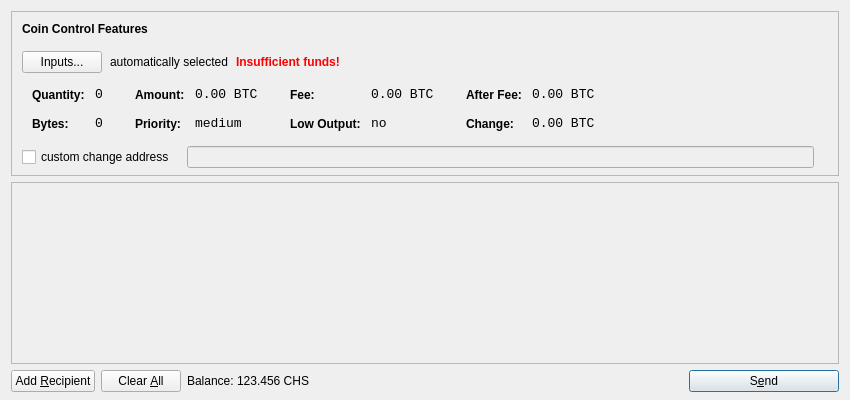
<?xml version="1.0" encoding="UTF-8"?>
<ui version="4.0">
 <class>SendCoinsDialog</class>
 <widget class="QDialog" name="SendCoinsDialog">
  <property name="geometry">
   <rect>
    <x>0</x>
    <y>0</y>
    <width>850</width>
    <height>400</height>
   </rect>
  </property>
  <property name="windowTitle">
   <string>Send Coins</string>
  </property>
  <layout class="QVBoxLayout" name="verticalLayout" stretch="0,1,0">
   <property name="bottomMargin">
    <number>8</number>
   </property>
   <item>
    <widget class="QFrame" name="frameCoinControl">
     <property name="sizePolicy">
      <sizepolicy hsizetype="Expanding" vsizetype="Expanding">
       <horstretch>0</horstretch>
       <verstretch>0</verstretch>
      </sizepolicy>
     </property>
     <property name="maximumSize">
      <size>
       <width>16777215</width>
       <height>16777215</height>
      </size>
     </property>
     <property name="frameShape">
      <enum>QFrame::StyledPanel</enum>
     </property>
     <property name="frameShadow">
      <enum>QFrame::Sunken</enum>
     </property>
     <layout class="QVBoxLayout" name="verticalLayoutCoinControl2">
      <property name="spacing">
       <number>-1</number>
      </property>
      <property name="leftMargin">
       <number>0</number>
      </property>
      <property name="topMargin">
       <number>0</number>
      </property>
      <property name="rightMargin">
       <number>0</number>
      </property>
      <property name="bottomMargin">
       <number>6</number>
      </property>
      <item>
       <layout class="QVBoxLayout" name="verticalLayoutCoinControl" stretch="0,0,0,0,1">
        <property name="spacing">
         <number>0</number>
        </property>
        <property name="leftMargin">
         <number>10</number>
        </property>
        <property name="topMargin">
         <number>10</number>
        </property>
        <item>
         <layout class="QHBoxLayout" name="horizontalLayoutCoinControl1">
          <property name="bottomMargin">
           <number>15</number>
          </property>
          <item>
           <widget class="QLabel" name="labelCoinControlFeatures">
            <property name="sizePolicy">
             <sizepolicy hsizetype="Preferred" vsizetype="Maximum">
              <horstretch>0</horstretch>
              <verstretch>0</verstretch>
             </sizepolicy>
            </property>
            <property name="font">
             <font>
              <weight>75</weight>
              <bold>true</bold>
             </font>
            </property>
            <property name="styleSheet">
             <string notr="true">font-weight:bold;</string>
            </property>
            <property name="text">
             <string>Coin Control Features</string>
            </property>
           </widget>
          </item>
         </layout>
        </item>
        <item>
         <layout class="QHBoxLayout" name="horizontalLayoutCoinControl2" stretch="0,0,0,0">
          <property name="spacing">
           <number>8</number>
          </property>
          <property name="bottomMargin">
           <number>10</number>
          </property>
          <item>
           <widget class="QPushButton" name="pushButtonCoinControl">
            <property name="styleSheet">
             <string notr="true"/>
            </property>
            <property name="text">
             <string>Inputs...</string>
            </property>
           </widget>
          </item>
          <item>
           <widget class="QLabel" name="labelCoinControlAutomaticallySelected">
            <property name="text">
             <string>automatically selected</string>
            </property>
            <property name="margin">
             <number>5</number>
            </property>
           </widget>
          </item>
          <item>
           <widget class="QLabel" name="labelCoinControlInsuffFunds">
            <property name="font">
             <font>
              <weight>75</weight>
              <bold>true</bold>
             </font>
            </property>
            <property name="styleSheet">
             <string notr="true">color:red;font-weight:bold;</string>
            </property>
            <property name="text">
             <string>Insufficient funds!</string>
            </property>
            <property name="margin">
             <number>5</number>
            </property>
           </widget>
          </item>
          <item>
           <spacer name="horizontalSpacerCoinControl">
            <property name="orientation">
             <enum>Qt::Horizontal</enum>
            </property>
            <property name="sizeHint" stdset="0">
             <size>
              <width>40</width>
              <height>1</height>
             </size>
            </property>
           </spacer>
          </item>
         </layout>
        </item>
        <item>
         <widget class="QWidget" name="widgetCoinControl" native="true">
          <property name="sizePolicy">
           <sizepolicy hsizetype="Preferred" vsizetype="Preferred">
            <horstretch>0</horstretch>
            <verstretch>0</verstretch>
           </sizepolicy>
          </property>
          <property name="minimumSize">
           <size>
            <width>0</width>
            <height>0</height>
           </size>
          </property>
          <property name="styleSheet">
           <string notr="true"/>
          </property>
          <layout class="QHBoxLayout" name="horizontalLayoutCoinControl5">
           <property name="margin">
            <number>0</number>
           </property>
           <item>
            <layout class="QHBoxLayout" name="horizontalLayoutCoinControl3" stretch="0,0,0,1">
             <property name="spacing">
              <number>20</number>
             </property>
             <property name="topMargin">
              <number>0</number>
             </property>
             <property name="bottomMargin">
              <number>10</number>
             </property>
             <item>
              <layout class="QFormLayout" name="formLayoutCoinControl1">
               <property name="horizontalSpacing">
                <number>10</number>
               </property>
               <property name="verticalSpacing">
                <number>14</number>
               </property>
               <property name="leftMargin">
                <number>10</number>
               </property>
               <property name="topMargin">
                <number>4</number>
               </property>
               <property name="rightMargin">
                <number>6</number>
               </property>
               <item row="0" column="0">
                <widget class="QLabel" name="labelCoinControlQuantityText">
                 <property name="styleSheet">
                  <string notr="true">font-weight:bold;</string>
                 </property>
                 <property name="text">
                  <string>Quantity:</string>
                 </property>
                 <property name="margin">
                  <number>0</number>
                 </property>
                </widget>
               </item>
               <item row="0" column="1">
                <widget class="QLabel" name="labelCoinControlQuantity">
                 <property name="font">
                  <font>
                   <family>Monospace</family>
                   <pointsize>10</pointsize>
                  </font>
                 </property>
                 <property name="cursor">
                  <cursorShape>IBeamCursor</cursorShape>
                 </property>
                 <property name="contextMenuPolicy">
                  <enum>Qt::ActionsContextMenu</enum>
                 </property>
                 <property name="text">
                  <string notr="true">0</string>
                 </property>
                 <property name="margin">
                  <number>0</number>
                 </property>
                 <property name="textInteractionFlags">
                  <set>Qt::LinksAccessibleByMouse|Qt::TextSelectableByKeyboard|Qt::TextSelectableByMouse</set>
                 </property>
                </widget>
               </item>
               <item row="1" column="0">
                <widget class="QLabel" name="labelCoinControlBytesText">
                 <property name="styleSheet">
                  <string notr="true">font-weight:bold;</string>
                 </property>
                 <property name="text">
                  <string>Bytes:</string>
                 </property>
                </widget>
               </item>
               <item row="1" column="1">
                <widget class="QLabel" name="labelCoinControlBytes">
                 <property name="font">
                  <font>
                   <family>Monospace</family>
                   <pointsize>10</pointsize>
                  </font>
                 </property>
                 <property name="cursor">
                  <cursorShape>IBeamCursor</cursorShape>
                 </property>
                 <property name="contextMenuPolicy">
                  <enum>Qt::ActionsContextMenu</enum>
                 </property>
                 <property name="text">
                  <string notr="true">0</string>
                 </property>
                 <property name="textInteractionFlags">
                  <set>Qt::LinksAccessibleByMouse|Qt::TextSelectableByKeyboard|Qt::TextSelectableByMouse</set>
                 </property>
                </widget>
               </item>
              </layout>
             </item>
             <item>
              <layout class="QFormLayout" name="formLayoutCoinControl2">
               <property name="horizontalSpacing">
                <number>10</number>
               </property>
               <property name="verticalSpacing">
                <number>14</number>
               </property>
               <property name="leftMargin">
                <number>6</number>
               </property>
               <property name="topMargin">
                <number>4</number>
               </property>
               <property name="rightMargin">
                <number>6</number>
               </property>
               <item row="0" column="0">
                <widget class="QLabel" name="labelCoinControlAmountText">
                 <property name="styleSheet">
                  <string notr="true">font-weight:bold;</string>
                 </property>
                 <property name="text">
                  <string>Amount:</string>
                 </property>
                 <property name="margin">
                  <number>0</number>
                 </property>
                </widget>
               </item>
               <item row="0" column="1">
                <widget class="QLabel" name="labelCoinControlAmount">
                 <property name="font">
                  <font>
                   <family>Monospace</family>
                   <pointsize>10</pointsize>
                  </font>
                 </property>
                 <property name="cursor">
                  <cursorShape>IBeamCursor</cursorShape>
                 </property>
                 <property name="contextMenuPolicy">
                  <enum>Qt::ActionsContextMenu</enum>
                 </property>
                 <property name="text">
                  <string notr="true">0.00 BTC</string>
                 </property>
                 <property name="textInteractionFlags">
                  <set>Qt::LinksAccessibleByMouse|Qt::TextSelectableByKeyboard|Qt::TextSelectableByMouse</set>
                 </property>
                </widget>
               </item>
               <item row="1" column="0">
                <widget class="QLabel" name="labelCoinControlPriorityText">
                 <property name="styleSheet">
                  <string notr="true">font-weight:bold;</string>
                 </property>
                 <property name="text">
                  <string>Priority:</string>
                 </property>
                </widget>
               </item>
               <item row="1" column="1">
                <widget class="QLabel" name="labelCoinControlPriority">
                 <property name="font">
                  <font>
                   <family>Monospace</family>
                   <pointsize>10</pointsize>
                  </font>
                 </property>
                 <property name="cursor">
                  <cursorShape>IBeamCursor</cursorShape>
                 </property>
                 <property name="contextMenuPolicy">
                  <enum>Qt::ActionsContextMenu</enum>
                 </property>
                 <property name="text">
                  <string>medium</string>
                 </property>
                 <property name="textInteractionFlags">
                  <set>Qt::LinksAccessibleByMouse|Qt::TextSelectableByKeyboard|Qt::TextSelectableByMouse</set>
                 </property>
                </widget>
               </item>
              </layout>
             </item>
             <item>
              <layout class="QFormLayout" name="formLayoutCoinControl3">
               <property name="horizontalSpacing">
                <number>10</number>
               </property>
               <property name="verticalSpacing">
                <number>14</number>
               </property>
               <property name="leftMargin">
                <number>6</number>
               </property>
               <property name="topMargin">
                <number>4</number>
               </property>
               <property name="rightMargin">
                <number>6</number>
               </property>
               <item row="0" column="0">
                <widget class="QLabel" name="labelCoinControlFeeText">
                 <property name="styleSheet">
                  <string notr="true">font-weight:bold;</string>
                 </property>
                 <property name="text">
                  <string>Fee:</string>
                 </property>
                 <property name="margin">
                  <number>0</number>
                 </property>
                </widget>
               </item>
               <item row="0" column="1">
                <widget class="QLabel" name="labelCoinControlFee">
                 <property name="font">
                  <font>
                   <family>Monospace</family>
                   <pointsize>10</pointsize>
                  </font>
                 </property>
                 <property name="cursor">
                  <cursorShape>IBeamCursor</cursorShape>
                 </property>
                 <property name="contextMenuPolicy">
                  <enum>Qt::ActionsContextMenu</enum>
                 </property>
                 <property name="text">
                  <string notr="true">0.00 BTC</string>
                 </property>
                 <property name="textInteractionFlags">
                  <set>Qt::LinksAccessibleByMouse|Qt::TextSelectableByKeyboard|Qt::TextSelectableByMouse</set>
                 </property>
                </widget>
               </item>
               <item row="1" column="0">
                <widget class="QLabel" name="labelCoinControlLowOutputText">
                 <property name="styleSheet">
                  <string notr="true">font-weight:bold;</string>
                 </property>
                 <property name="text">
                  <string>Low Output:</string>
                 </property>
                </widget>
               </item>
               <item row="1" column="1">
                <widget class="QLabel" name="labelCoinControlLowOutput">
                 <property name="font">
                  <font>
                   <family>Monospace</family>
                   <pointsize>10</pointsize>
                  </font>
                 </property>
                 <property name="cursor">
                  <cursorShape>IBeamCursor</cursorShape>
                 </property>
                 <property name="contextMenuPolicy">
                  <enum>Qt::ActionsContextMenu</enum>
                 </property>
                 <property name="text">
                  <string>no</string>
                 </property>
                 <property name="textInteractionFlags">
                  <set>Qt::LinksAccessibleByMouse|Qt::TextSelectableByKeyboard|Qt::TextSelectableByMouse</set>
                 </property>
                </widget>
               </item>
              </layout>
             </item>
             <item>
              <layout class="QFormLayout" name="formLayoutCoinControl4">
               <property name="horizontalSpacing">
                <number>10</number>
               </property>
               <property name="verticalSpacing">
                <number>14</number>
               </property>
               <property name="leftMargin">
                <number>6</number>
               </property>
               <property name="topMargin">
                <number>4</number>
               </property>
               <property name="rightMargin">
                <number>6</number>
               </property>
               <item row="0" column="0">
                <widget class="QLabel" name="labelCoinControlAfterFeeText">
                 <property name="styleSheet">
                  <string notr="true">font-weight:bold;</string>
                 </property>
                 <property name="text">
                  <string>After Fee:</string>
                 </property>
                 <property name="margin">
                  <number>0</number>
                 </property>
                </widget>
               </item>
               <item row="0" column="1">
                <widget class="QLabel" name="labelCoinControlAfterFee">
                 <property name="font">
                  <font>
                   <family>Monospace</family>
                   <pointsize>10</pointsize>
                  </font>
                 </property>
                 <property name="cursor">
                  <cursorShape>IBeamCursor</cursorShape>
                 </property>
                 <property name="contextMenuPolicy">
                  <enum>Qt::ActionsContextMenu</enum>
                 </property>
                 <property name="text">
                  <string notr="true">0.00 BTC</string>
                 </property>
                 <property name="textInteractionFlags">
                  <set>Qt::LinksAccessibleByMouse|Qt::TextSelectableByKeyboard|Qt::TextSelectableByMouse</set>
                 </property>
                </widget>
               </item>
               <item row="1" column="0">
                <widget class="QLabel" name="labelCoinControlChangeText">
                 <property name="styleSheet">
                  <string notr="true">font-weight:bold;</string>
                 </property>
                 <property name="text">
                  <string>Change:</string>
                 </property>
                </widget>
               </item>
               <item row="1" column="1">
                <widget class="QLabel" name="labelCoinControlChange">
                 <property name="font">
                  <font>
                   <family>Monospace</family>
                   <pointsize>10</pointsize>
                  </font>
                 </property>
                 <property name="cursor">
                  <cursorShape>IBeamCursor</cursorShape>
                 </property>
                 <property name="contextMenuPolicy">
                  <enum>Qt::ActionsContextMenu</enum>
                 </property>
                 <property name="text">
                  <string notr="true">0.00 BTC</string>
                 </property>
                 <property name="textInteractionFlags">
                  <set>Qt::LinksAccessibleByMouse|Qt::TextSelectableByKeyboard|Qt::TextSelectableByMouse</set>
                 </property>
                </widget>
               </item>
              </layout>
             </item>
            </layout>
           </item>
          </layout>
         </widget>
        </item>
        <item>
         <layout class="QHBoxLayout" name="horizontalLayoutCoinControl4" stretch="0,0,0">
          <property name="spacing">
           <number>12</number>
          </property>
          <property name="sizeConstraint">
           <enum>QLayout::SetDefaultConstraint</enum>
          </property>
          <property name="topMargin">
           <number>5</number>
          </property>
          <property name="rightMargin">
           <number>5</number>
          </property>
          <item>
           <widget class="QCheckBox" name="checkBoxCoinControlChange">
            <property name="text">
             <string>custom change address</string>
            </property>
           </widget>
          </item>
          <item>
           <widget class="QLineEdit" name="lineEditCoinControlChange">
            <property name="enabled">
             <bool>false</bool>
            </property>
            <property name="sizePolicy">
             <sizepolicy hsizetype="Expanding" vsizetype="Fixed">
              <horstretch>0</horstretch>
              <verstretch>0</verstretch>
             </sizepolicy>
            </property>
           </widget>
          </item>
          <item>
           <widget class="QLabel" name="labelCoinControlChangeLabel">
            <property name="sizePolicy">
             <sizepolicy hsizetype="Preferred" vsizetype="Expanding">
              <horstretch>0</horstretch>
              <verstretch>0</verstretch>
             </sizepolicy>
            </property>
            <property name="minimumSize">
             <size>
              <width>0</width>
              <height>0</height>
             </size>
            </property>
            <property name="text">
             <string/>
            </property>
            <property name="margin">
             <number>3</number>
            </property>
           </widget>
          </item>
         </layout>
        </item>
        <item>
         <spacer name="verticalSpacerCoinControl">
          <property name="orientation">
           <enum>Qt::Vertical</enum>
          </property>
          <property name="sizeHint" stdset="0">
           <size>
            <width>800</width>
            <height>1</height>
           </size>
          </property>
         </spacer>
        </item>
       </layout>
      </item>
     </layout>
    </widget>
   </item>
   <item>
    <widget class="QScrollArea" name="scrollArea">
     <property name="widgetResizable">
      <bool>true</bool>
     </property>
     <widget class="QWidget" name="scrollAreaWidgetContents">
      <property name="geometry">
       <rect>
        <x>0</x>
        <y>0</y>
        <width>830</width>
        <height>165</height>
       </rect>
      </property>
      <layout class="QVBoxLayout" name="verticalLayout_2">
       <property name="margin">
        <number>0</number>
       </property>
       <item>
        <layout class="QVBoxLayout" name="entries">
         <property name="spacing">
          <number>6</number>
         </property>
        </layout>
       </item>
       <item>
        <spacer name="verticalSpacer">
         <property name="orientation">
          <enum>Qt::Vertical</enum>
         </property>
         <property name="sizeHint" stdset="0">
          <size>
           <width>20</width>
           <height>40</height>
          </size>
         </property>
        </spacer>
       </item>
      </layout>
     </widget>
    </widget>
   </item>
   <item>
    <layout class="QHBoxLayout" name="horizontalLayout">
     <item>
      <widget class="QPushButton" name="addButton">
       <property name="toolTip">
        <string>Send to multiple recipients at once</string>
       </property>
       <property name="text">
        <string>Add &amp;Recipient</string>
       </property>
       <property name="icon">
        <iconset resource="../bitcoin.qrc">
         <normaloff>:/icons/add</normaloff>:/icons/add</iconset>
       </property>
       <property name="autoDefault">
        <bool>false</bool>
       </property>
      </widget>
     </item>
     <item>
      <widget class="QPushButton" name="clearButton">
       <property name="sizePolicy">
        <sizepolicy hsizetype="Minimum" vsizetype="Fixed">
         <horstretch>0</horstretch>
         <verstretch>0</verstretch>
        </sizepolicy>
       </property>
       <property name="toolTip">
        <string>Remove all transaction fields</string>
       </property>
       <property name="text">
        <string>Clear &amp;All</string>
       </property>
       <property name="icon">
        <iconset resource="../bitcoin.qrc">
         <normaloff>:/icons/remove</normaloff>:/icons/remove</iconset>
       </property>
       <property name="autoRepeatDelay">
        <number>300</number>
       </property>
       <property name="autoDefault">
        <bool>false</bool>
       </property>
      </widget>
     </item>
     <item>
      <layout class="QHBoxLayout" name="horizontalLayout_2">
       <property name="spacing">
        <number>3</number>
       </property>
       <item>
        <widget class="QLabel" name="label">
         <property name="text">
          <string>Balance:</string>
         </property>
        </widget>
       </item>
       <item>
        <widget class="QLabel" name="labelBalance">
         <property name="cursor">
          <cursorShape>IBeamCursor</cursorShape>
         </property>
         <property name="text">
          <string>123.456 CHS</string>
         </property>
         <property name="textInteractionFlags">
          <set>Qt::LinksAccessibleByMouse|Qt::TextSelectableByKeyboard|Qt::TextSelectableByMouse</set>
         </property>
        </widget>
       </item>
      </layout>
     </item>
     <item>
      <spacer name="horizontalSpacer">
       <property name="orientation">
        <enum>Qt::Horizontal</enum>
       </property>
       <property name="sizeHint" stdset="0">
        <size>
         <width>40</width>
         <height>20</height>
        </size>
       </property>
      </spacer>
     </item>
     <item>
      <widget class="QPushButton" name="sendButton">
       <property name="minimumSize">
        <size>
         <width>150</width>
         <height>0</height>
        </size>
       </property>
       <property name="toolTip">
        <string>Confirm the send action</string>
       </property>
       <property name="text">
        <string>S&amp;end</string>
       </property>
       <property name="icon">
        <iconset resource="../bitcoin.qrc">
         <normaloff>:/icons/send</normaloff>:/icons/send</iconset>
       </property>
       <property name="default">
        <bool>true</bool>
       </property>
      </widget>
     </item>
    </layout>
   </item>
  </layout>
 </widget>
 <resources>
  <include location="../bitcoin.qrc"/>
 </resources>
 <connections/>
</ui>
